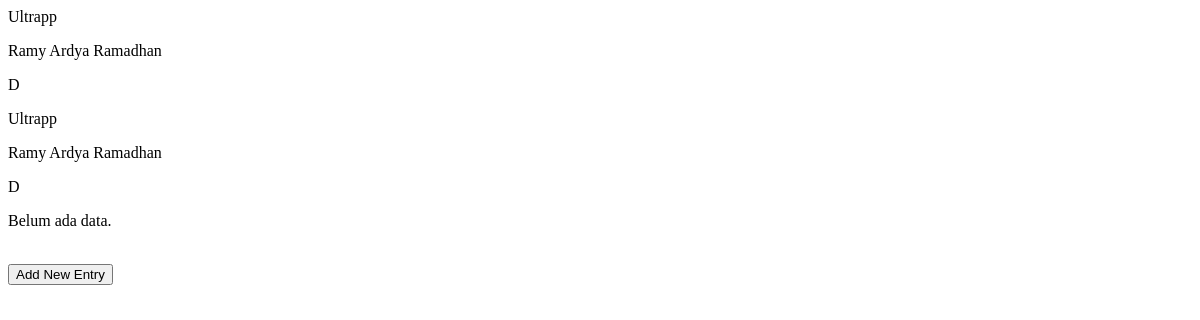
Before: / with the older database file.
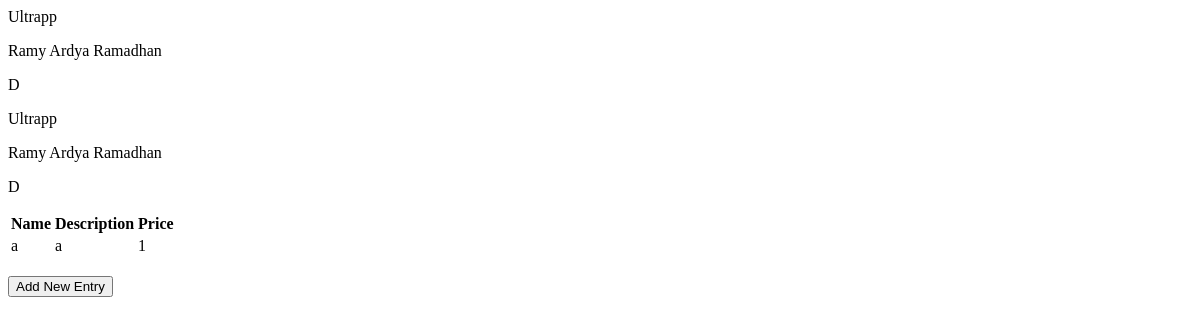
After: the same page with the newer database file.
### main/models.py (models this page shows)
class Product(models.Model):
    id = models.UUIDField(primary_key=True, default=uuid.uuid4, editable=False)
    name = models.CharField(max_length=255)
    description = models.TextField()
    price = models.IntegerField()

### main/views.py (the view)
# urls.py: path('', show_main, name='show_main'),
def show_main(request):
    entries = Product.objects.all()
    context = {
        'aplikasi' : 'Ultrapp',
        'nama': 'Ramy Ardya Ramadhan',
        'kelas': 'D',
        'entries': entries
    }
    return render(request, "main.html", context)

### main/templates/main.html (shortened to what this page needs)
<p>{{ aplikasi }}<p>
<p>{{ nama }}<p>
<p>{{ kelas }}<p>
 {% block content %}
 <p>{{ aplikasi }}<p>
 <p>{{ nama }}</p>
 <p>{{ kelas }}</p>
{% if not entries %}
<p>Belum ada data.</p>
{% else %}
<table>
  <tr>
    <th>Name</th>
    <th>Description</th>
    <th>Price</th>
  </tr>
  {% for entry in entries %}
  <tr>
    <td>{{entry.name}}</td>
    <td>{{entry.description}}</td>
    <td>{{entry.price}}</td>
  </tr>
  {% endfor %}
</table>
{% endif %}
<br />
<a href="{% url 'main:create_entry' %}">
  <button>Add New Entry</button>
</a>
{% endblock content %}

Changed rows visible on the page:
added Product: name "a", description "a", price "1"
Other visible differences:
text no longer shown: "Belum ada data."
text now shown: "Name Description Price"
